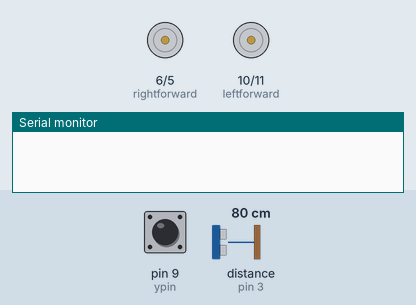
Simulated run of this sketch. Board: Arduino Uno, built with avr-gcc and run on an emulated ATmega328P. Shown: motor-driver pin pairs drawn as motors (green arrow = first pin HIGH = forward, orange = second pin HIGH = backward, longer = more drive), the last lines printed to the serial monitor. Inputs (shaded band) come from the test bench; at power-on: pin 9 (ypin) LOW, distance to the obstacle (sensor on pin 3) 80 cm. The echo pulse lasts 58.3 µs per cm.

Above: at 1.2 s.
1.3 s: pin 9 (ypin) pulsed HIGH 2 times (0.12 s each, 0.3 s apart)
At 2.4 s:
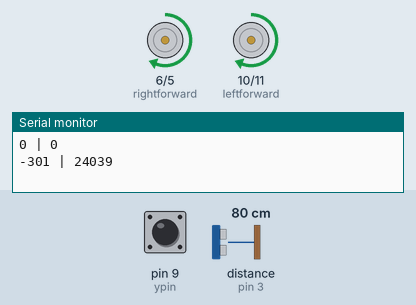
At 3.4 s:
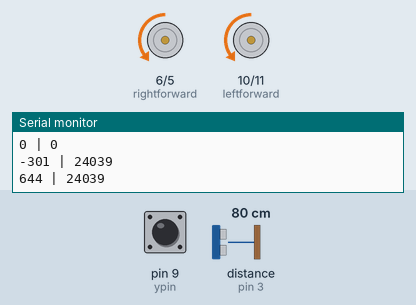
Timing chart, 0 to 4.9 s (numbered marks = the images above; inputs shaded):
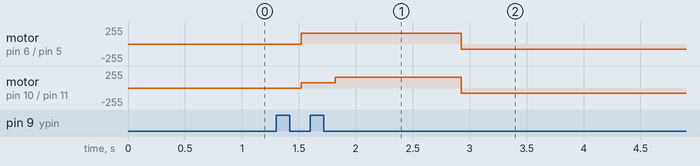

The sketch:

robotcontrolsinglespeed.ino
```cpp
int leftforward = 10;
int leftreverse = 11;
int rightforward = 6;
int rightreverse = 5;
int xpin = 3;
int ypin = 9;
unsigned long x;
unsigned long y;
int xmove;
int ymove;
int speed = 80;

void setup() {
Serial.begin(9600);
pinMode(leftforward,OUTPUT);
pinMode(leftreverse,OUTPUT);
pinMode(rightforward,OUTPUT);
pinMode(rightforward,OUTPUT);
pinMode(xpin,INPUT);
pinMode(ypin,INPUT);
}

void loop() {
x = pulseIn(xpin,HIGH);
y = pulseIn(ypin,HIGH);
Serial.print(xmove);
Serial.print(" | ");
Serial.println(ymove);
delay(100);

xmove = map(x, 994, 1980, -100, 100);
ymove = map(y, 994, 1980, -100, 100);


stoppedorreverse();
moveforward();
moveleft();
moveright();

}

int moveforward(void){
if (ymove>=10) { //move forward
  analogWrite(leftreverse,0);
  analogWrite(rightreverse,0);
  analogWrite(leftforward, speed);
  analogWrite(rightforward, speed);
  }
}
int stoppedorreverse(void){
if (ymove>=-10&&xmove>=-10&&xmove<10) { //stop
  analogWrite(leftforward,0);
  analogWrite(rightforward,0);
  analogWrite(leftreverse,0);
  analogWrite(rightreverse,0);
  }
  else
  { // reverse
  analogWrite(leftforward,0);
  analogWrite(rightforward,0);
  analogWrite(leftreverse,speed);
  analogWrite(rightreverse,speed);
  }
}
int moveleft(void) {
if (ymove>=-10&&xmove<-10) { //move left
  analogWrite(leftforward,speed);
  analogWrite(rightforward,speed*2);
  analogWrite(leftreverse,0);
  analogWrite(rightreverse,0);
  }
}
int moveright(void){
if (ymove>=-10&&xmove>=10) { //move right
  analogWrite(leftforward,speed*2);
  analogWrite(rightforward,speed);
  analogWrite(leftreverse,0);
  analogWrite(rightreverse,0);
  }
}
```

Measured:
- after the input at 1.3 s, motor on pin 6 (rightforward) / pin 5 (rightreverse): stopped → forward 160/255 after 0.22 s, → backward 80/255 1.4 s later; motor on pin 10 (leftforward) / pin 11 (leftreverse): stopped → forward 80/255 after 0.22 s, → forward 160/255 0.30 s later, → backward 80/255 1.1 s later
